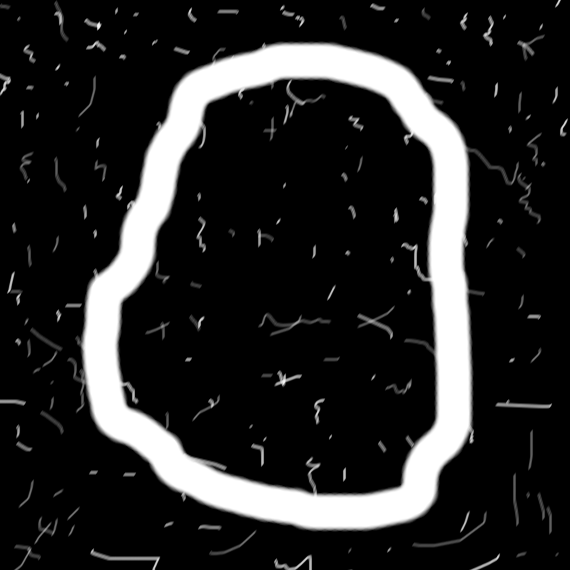
#> input picture Image-Process/image_data/DIP3E_CH11_Original_Images/Fig1105(a)(noisy_stroke).tif, 570 x 570 px
$ jupyter execute --allow-errors '图像表示与描述.ipynb'   (shell and % lines are left out)   (older library calls are emulated)
#> lines starting #> are read from the running program, lines starting #| are printed output that depends on the picture; after the words box and inside, x2 and y2 are one past the last pixel; in counts of white or black regions, pixels touching at a corner belong together
[cell 1]
import cv2
import numpy as np
import pandas as pd
import matplotlib.pyplot as plt
from PIL import Image
import os
from imp import reload
import sys
import seaborn as sns

root = os.path.split(os.getcwd())[0]
sys.path.append(root)

from src.chapter11 import freeman_code
from src.chapter11 import shape_number

sns.set_style("darkgrid")
import seaborn as sns


img_base_path = r"../image_data/DIP3E_CH11_Original_Images/"

# 表示

## Moore边界追踪

## Freeman链码

计算Freeman链码的步骤如下：
1. 获取Freeman网格线对应的坐标，x和y轴分别为x_freeman_list,y_freeman_list
2. 遍历边界的每个点，如果该点在freeman网格线上，执行如下步骤：
    * 判断该线是横线还是竖线
    * 算出该点在线中心的方向（上下左右），然后找出最邻近的Freeman坐标
    * 从最左面的点开始，顺时针扫描Freeman坐标上的点，根据方向判断链码


[cell 2]
img_path = os.path.join(img_base_path,"Fig1105(a)(noisy_stroke).tif")
img = Image.open(img_path)
#> img is the input picture: PIL image 570x570 L; min 0, max 255, mean 40.4
img = np.asarray(img)

print(img.shape)
#| (570, 570)

plt.imshow(img,cmap="gray")

[cell 3]
tmp_img = cv2.blur(img,(9,9))
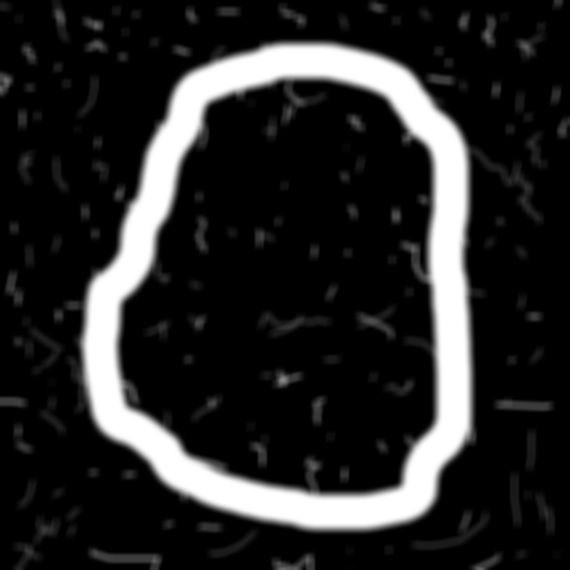
#> tmp_img: shape (570, 570); min 0, max 255, mean 40.4
th,tmp_img = cv2.threshold(tmp_img,0,255,cv2.THRESH_BINARY + cv2.THRESH_OTSU)
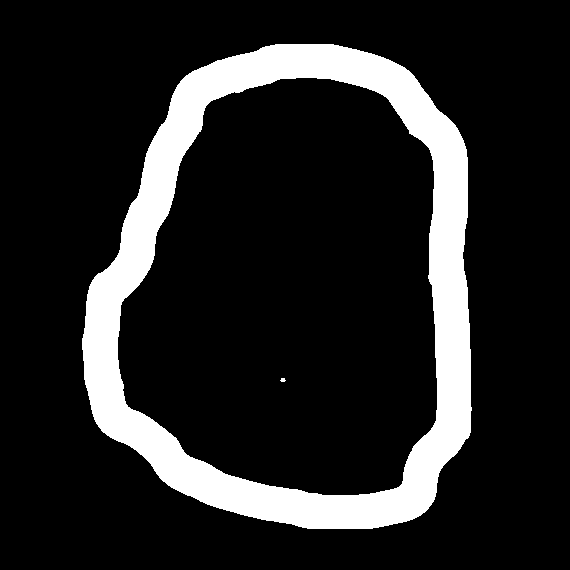
#> tmp_img: shape (570, 570); 14.6% white; 2 white regions (1 under 20 px)
#> th = 121
plt.imshow(tmp_img)
plt.show()

[cell 4]
black_img = np.zeros_like(img)

# plt.imshow(cv2.findContours(black_img,contours,1,[255,255,255],2))

tmp_img = cv2.blur(img, (9, 9))
th, tmp_img = cv2.threshold(
    tmp_img, 0, 255, cv2.THRESH_BINARY + cv2.THRESH_OTSU)
image, contours, hierarchy = cv2.findContours(
    tmp_img, cv2.RETR_LIST, cv2.CHAIN_APPROX_NONE)
#> contours = 3 contours, 1 with area under 20; largest, box (x1, y1, x2, y2) and area: (82, 44, 472, 529) 152429, (117, 77, 438, 496) 106366
contour = contours[-1]
#> contour = contour of 1356 points, box (x1, y1, x2, y2) (82, 44, 472, 529), area 152429
contour = np.reshape(contour, (contour.shape[0], contour.shape[-1]))
#> contour = 1356 pairs, first value 82 to 471, second value 44 to 528
x = [i[0] for i in contour]
#> x = 1356 values, max 471 at index 881, min 82 at index 357, mean 293.8
y = [i[1] for i in contour]
#> y = 1356 values, max 528 at index 660, min 44 at index 0, mean 293.1
plt.plot(x, y)
plt.show()
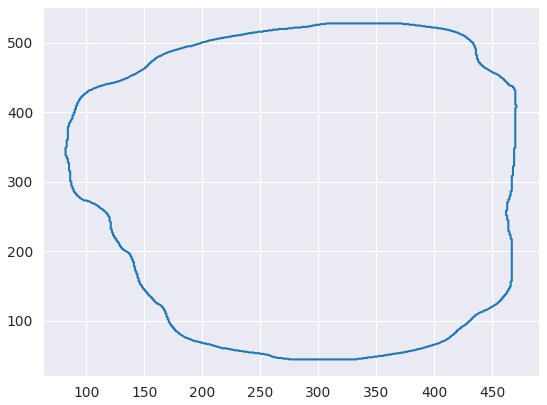
#> figure drawn by matplotlib, 1 panel

#> (the rest of this cell did not finish here and is left out)

## 标记图

[cell 5]
sns.set_style("dark")

img1_path = os.path.join(img_base_path,"Fig1111(a)(triangle).tif")
img1 = Image.open(img1_path)
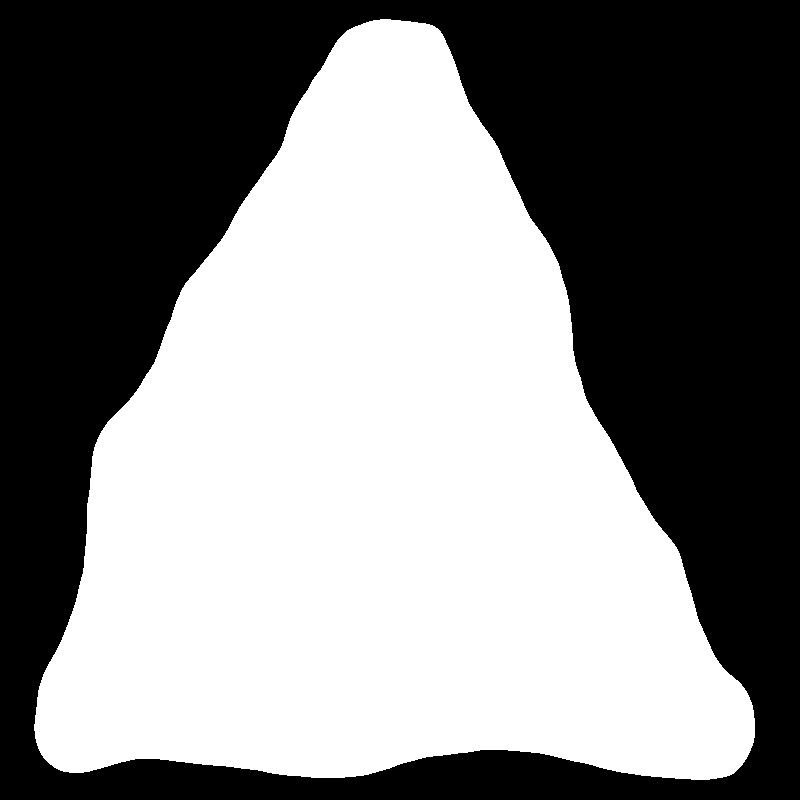
#> input picture Image-Process/image_data/DIP3E_CH11_Original_Images/Fig1111(a)(triangle).tif, 800 x 800 px
#> img1 is the input picture: PIL image 800x800 1; 51.9% white; 1 black region, box (x1, y1, x2, y2) and area: (0, 0, 800, 800) 308066
img1 = np.asarray(img1)
img1 = img1.astype(np.uint8)

img2_path = os.path.join(img_base_path,r"Fig1111(b)(square).tif")
img2 = Image.open(img2_path)
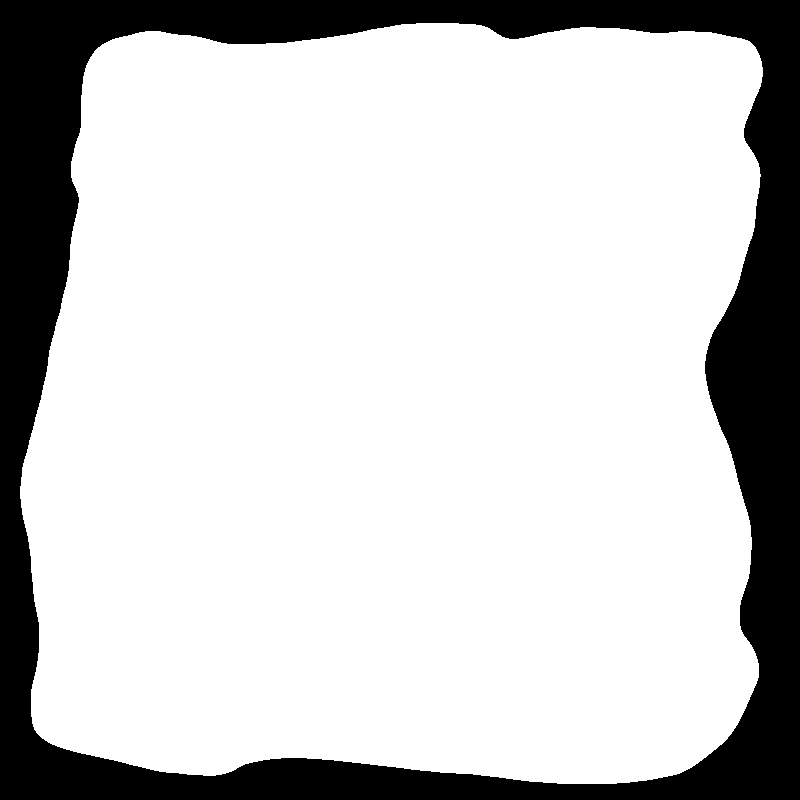
#> input picture Image-Process/image_data/DIP3E_CH11_Original_Images/Fig1111(b)(square).tif, 800 x 800 px
#> img2 is the input picture: PIL image 800x800 1; 79.3% white; 1 black region, box (x1, y1, x2, y2) and area: (0, 0, 800, 800) 132324
img2 = np.asarray(img2)
img2 = img2.astype(np.uint8)

plt.imshow(img1)
plt.show()

plt.imshow(img2)
plt.show()

[cell 6]
import mark_sheet

#> (the rest of this cell did not finish here and is left out)

## 骨架

[cell 7]
img = Image.open(os.path.join(img_base_path,r"Fig1116(leg_bone).tif"))
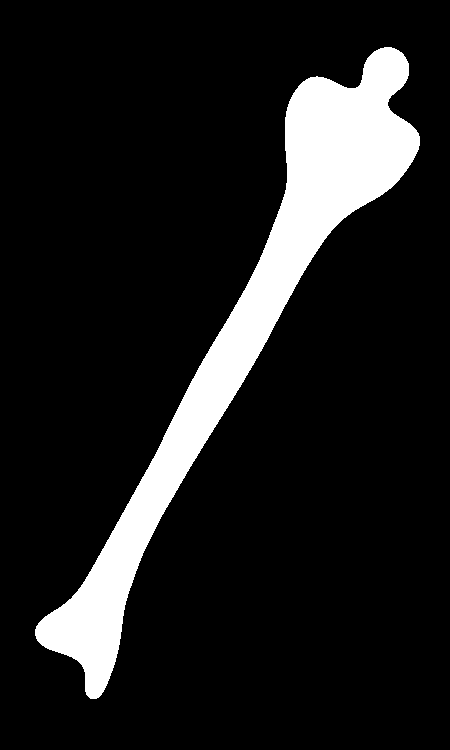
#> input picture Image-Process/image_data/DIP3E_CH11_Original_Images/Fig1116(leg_bone).tif, 450 x 750 px
#> img is the input picture: PIL image 450x750 1; 12% white; 1 white region, box (x1, y1, x2, y2) and area: (35, 47, 420, 699) 40395
img = np.asarray(img)
sns.set_style("dark")

plt.imshow(img)

[cell 8]
import mat

#> (the rest of this cell did not finish here and is left out)

#> (a cell that did not finish here is left out)

# 描述

## 形状数

[cell 10]
sns.set_style("white")

img_path = os.path.join(img_base_path,"Fig1105(a)(noisy_stroke).tif")
img = Image.open(img_path)
img = np.asarray(img)

plt.imshow(img,cmap = "gray")

[cell 11]
sns.set_style("dark")

# tmp_img = cv2.GaussianBlur(img,(9,9),0)
tmp_img = cv2.blur(img,(9,9))
_,tmp_img = cv2.threshold(tmp_img,0,255,cv2.THRESH_BINARY + cv2.THRESH_OTSU)
plt.imshow(tmp_img)

# freeman_code.get_freeman_code(img)

[cell 12]
image, contours, hierarchy = cv2.findContours(
    tmp_img, cv2.RETR_LIST, cv2.CHAIN_APPROX_NONE)
contour = contours[-1]
#> contour = contour of 1356 points, box (x1, y1, x2, y2) (82, 44, 472, 529), area 152429
contour = np.reshape(contour, (contour.shape[0], contour.shape[-1]))
#> contour = 1356 pairs, first value 82 to 471, second value 44 to 528
x = [i[0] for i in contour]
y = [i[1] for i in contour]

plt.plot(x,y)

[cell 13]
print("形状数为：")
print(shape_number.get_shape_number(img,contour))
#> (this line was passed over: src is not available in this run)
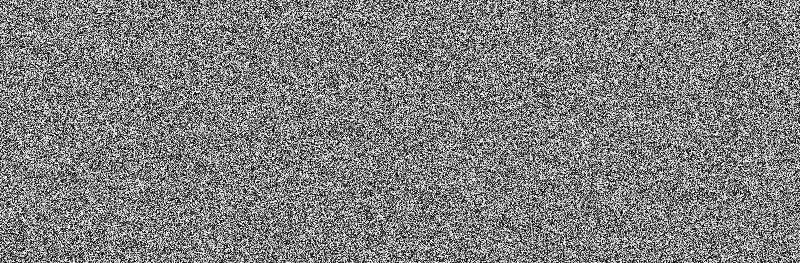
#> input picture Image-Process/image_data/DIP3E_CH11_Original_Images/Fig1130(a)(uniform_noise).tif, 800 x 263 px
#> further down, img is the input picture: PIL image 800x263 L; min 0, max 255, mean 127.5

## 纹理

### 灰度共生矩阵

[cell 14]
img1_path = os.path.join(img_base_path,r"Fig1130(a)(uniform_noise).tif")
img2_path = os.path.join(img_base_path,r"Fig1130(b)(sinusoidal).tif")
img3_path = os.path.join(img_base_path,r"Fig1130(c)(cktboard_section).tif")

img_path_list = [img1_path,img2_path,img3_path]

img_list = list()
#> (the rest of this cell did not finish here and is left out)

[cell 15]
sns.set_style("dark")
plt.figure(figsize=(15,8))

ax1 = plt.subplot(1,3,1)
ax1.imshow(img_list[0],cmap = "gray")

ax2 = plt.subplot(1,3,2)
ax2.imshow(img_list[1],cmap = "gray")

ax3 = plt.subplot(1,3,3)
# 由于各个位置上的个数相差太大，直接显示图像是一张黑图，这里加入log函数以减少差距
#> (the rest of this cell did not finish here and is left out)

[cell 16]
from  src.chapter11 import texture
#> (the rest of this cell did not finish here and is left out)

[cell 17]
sns.set_style("dark")
plt.figure(figsize=(15,8))

ax1 = plt.subplot(1,3,1)
#> (the rest of this cell did not finish here and is left out)

### 共生矩阵描述子

[cell 18]
from  src.chapter11 import texture
#> (the rest of this cell did not finish here and is left out)

### n跳共生矩阵组成的序列图像

[cell 19]
from  src.chapter11 import texture
#> (the rest of this cell did not finish here and is left out)

[cell 20]
sns.set_style("dark")
plt.figure(figsize=(15,8))

ax1 = plt.subplot(1,3,1)
ax1.imshow(img_list[0],cmap = "gray")

ax2 = plt.subplot(1,3,2)
ax2.imshow(img_list[1],cmap = "gray")

ax3 = plt.subplot(1,3,3)
# 由于各个位置上的个数相差太大，直接显示图像是一张黑图，这里加入log函数以减少差距
#> (the rest of this cell did not finish here and is left out)

[cell 21]
sns.set_style("white")

#> (the rest of this cell did not finish here and is left out)

## 不变矩

### 载入图像

[cell 22]
sns.set_style("white")

name_list = [
    'Fig1137(a)(painting_original_padded).tif',
    'Fig1137(b)(painting_translated_padded).tif',
    'Fig1137(c)(painting_halfsize_padded).tif',
    'Fig1137(d)(painting_mirrored_padded).tif',
    'Fig1137(e)(painting_rot45deg).tif',
    'Fig1137(f)(painting_rot90deg_padded).tif'
]
path_list = []
for name in name_list:
    path_list.append(os.path.join(img_base_path,name))

image_list = list()
#> (the rest of this cell did not finish here and is left out)
